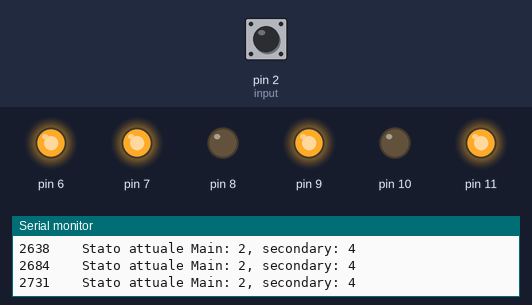
A sketch run on a simulated Arduino Uno, built with avr-gcc and run on an emulated ATmega328P. On the bench: output pins drawn as LEDs (lit = HIGH), the last lines printed to the serial monitor. Inputs (shaded band) come from the test bench; at power-on: pin 2 (input) HIGH.

Above: at 2.8 s.
2.9 s: pin 2 (input) pulled LOW for 0.15 s
At 3.4 s:
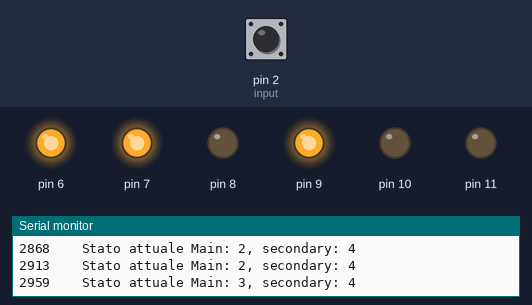
At 5.4 s:
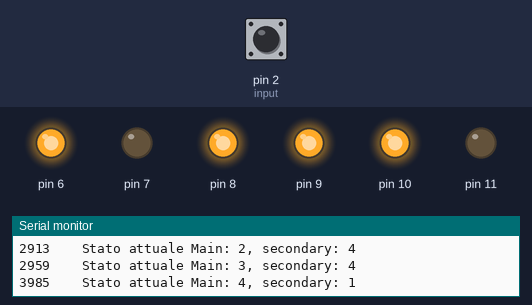
6.0 s: pin 2 (input) pulled LOW for 3.2 s
At 12.8 s:
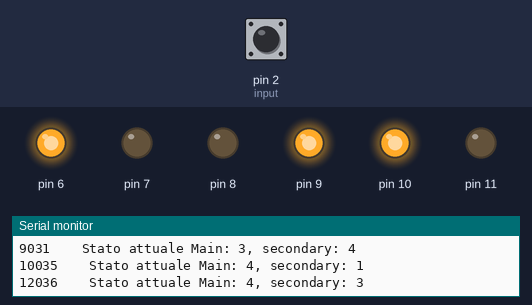
Timing chart, 0 to 14.5 s (numbered marks = the images above; inputs shaded):
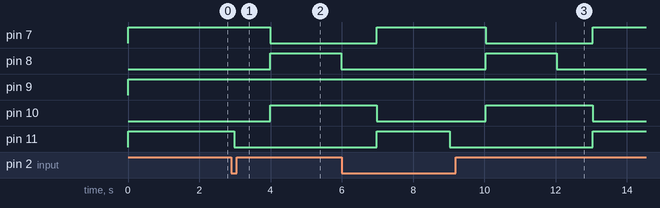

The sketch:

semaforo_2_2_doppio.ino
```cpp
/*
   Incrocio RGB

   Un incrocio costituito da due strade, una principale e una secondaria.
   La via viene concessa al secondario alla pressione di un bottone,
   il secondario cambia automaticamente dopo una pausa.
   Viene utilizzato un oggetto della libreria common per gestire i LED.

   Uno stimolo esterno rappresentato dalla pressione di un bottone
   causa il passaggio di stato.

   Questo sketch usa due FSM indipendenti che modificano i rispettivi stati.

- Schema per un led RGB: https://lab.piffa.net/schemi/rgb.jpg
- Schema per un bottone: https://www.arduino.cc/en/uploads/Tutorial/inputPullupButton.png
 */

#include <common.h>
const byte input = 2; // PIN del bottone
int pausa = 3000;
enum states_available { // Stati della FMS
    turn_green,    // Dinamico, transizione
    green,         // Statico
    wait_button,
    turn_red,
    red
};

states_available FSM1  = turn_green; // Semaforo principale
states_available FSM2 = turn_red; // Semaforo secondario


RGBLed led_main(11, 10, 9);
RGBLed led_secondary(8, 7, 6);

void setup() {
  pinMode(input, INPUT_PULLUP);
  Serial.begin(9600);
  Serial.flush();
  led_secondary.Red();
}


void loop() {
switch (FSM1) {
    // Semaforo principale
    case turn_green :
    led_main.Green();
    FSM1 = green ; // Setta il prossimo state
    FSM2 = red ;    // Setta il prossimo state
    break;

    case green:
    delay(pausa * 2/3);
    FSM1 = wait_button ;
    break;

    case wait_button:
    if (digitalRead(input) == LOW) {
    FSM1 = turn_red ; // Il passaggio di stato avviene alla pressione di un bottone
    };
    delay(20);
    break;

    case turn_red :
    led_main.Yellow();
    delay(pausa/3);
    led_main.Red();
    FSM1 = red ;
    FSM2 = turn_green; // **** Stimolo al semaforo secondario
    break;

    case red :
    //delay(pausa);
    //main = turn_green ;
    break;
}

switch (FSM2) {
    // Semaforo Secondario
    case turn_green :
    led_secondary.Green();
    FSM2 = green ; // Setta il prossimo state
    break;

    case green:
    delay(pausa * 2/3);
    FSM2 = turn_red ; // Niente stimoli
    break;

    case turn_red :
    led_secondary.Yellow();
    delay(pausa/3);
    FSM1 = turn_green ; // ****
    FSM2 = red ;
    led_secondary.Red();
    break;

    case red :
    // niente da fare, statico
    break;
}
// Debug
Serial.print(millis());
Serial.print(" \t Stato attuale Main: ");
Serial.print(FSM1);
Serial.print(", secondary: ");
Serial.println(FSM2);

}
```

Measured:
- after the input at 2.9 s, pin 7: HIGH → LOW after 1.1 s; pin 8: LOW → HIGH after 1.1 s, → LOW 2.0 s later; pin 10: LOW → HIGH after 1.1 s; pin 11: HIGH → LOW after 0.09 s
- after the input at 6.0 s, pin 8: LOW → HIGH after 4.0 s, → LOW 2.0 s later
